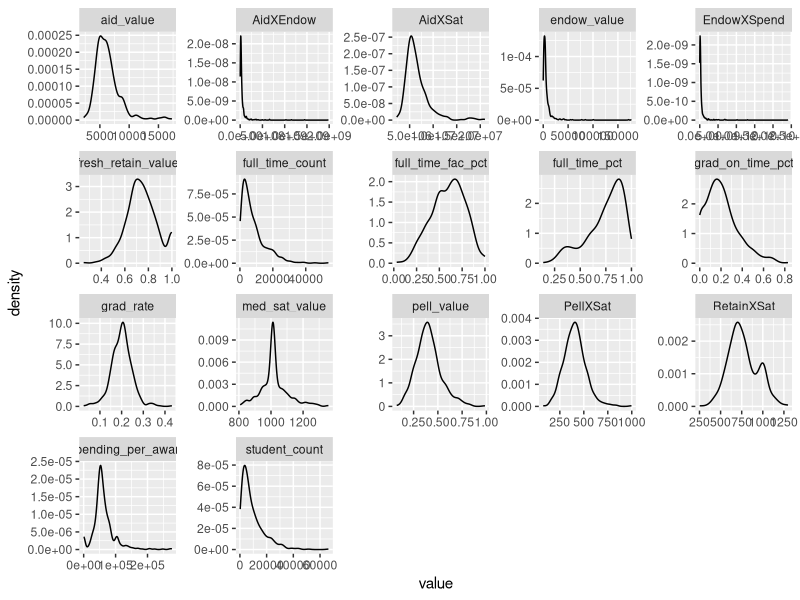

The R source for this figure:
## ---- chunk 1
knitr::opts_chunk$set(warning = FALSE, message = FALSE)
library(tidyverse)
## ---- chunk 2
library(readr)
institution_data <- read_csv(here::here("data/institution_data_explore_mc - institution_data.csv"))
## ---- chunk 3
nrow(institution_data)

institution_data <- institution_data %>% 
  filter(level == "4-year",
         funding == "Public",
         flagship_binary == 0)

nrow(institution_data)
## ---- chunk 4
bc_institution_data <- 
  institution_data %>% 
  select(institution_name,
         basic,
         grad_rate,
         student_count,
         spending_per_award,
         full_time_pct,
         full_time_count,
         med_sat_value,
         aid_value,
         endow_value,
         grad_on_time_pct, #ahh, i need to convert this to decimal as well.
         pell_value,
         fresh_retain_value,
         full_time_fac_pct) %>% 
  mutate(endow_value = as.integer(endow_value),
         med_sat_value = as.integer(med_sat_value),
         grad_on_time_pct = as.integer(grad_on_time_pct),
         grad_on_time_pct = grad_on_time_pct / 100)

head(bc_institution_data,5)
## ---- chunk 5
bc_institution_data$med_sat_value[is.na(bc_institution_data$med_sat_value)] <- 
  round(median(bc_institution_data$med_sat_value, na.rm = TRUE))

bc_institution_data$endow_value[is.na(bc_institution_data$endow_value)] <- 
  round(median(bc_institution_data$endow_value, na.rm = TRUE))

bc_institution_data$grad_on_time_pct[is.na(bc_institution_data$grad_on_time_pct)] <- 
  round(median(bc_institution_data$grad_on_time_pct, na.rm = TRUE))

bc_institution_data$fresh_retain_value[is.na(bc_institution_data$fresh_retain_value)] <- 
  round(median(bc_institution_data$fresh_retain_value, na.rm = TRUE))
## ---- chunk 6
bc_institution_data <- bc_institution_data %>% 
  mutate(#endow_value = as.integer(endow_value),            #moved these above.
         #med_sat_value = as.integer(med_sat_value),        #moved these above.
         #grad_on_time_pct = as.integer(grad_on_time_pct),  #moved these above.
         #grad_on_time_pct = grad_on_time_pct / 100,        #moved these above.
         EndowXSpend = endow_value * spending_per_award,
         PellXSat = med_sat_value	*	pell_value,
         RetainXSat = fresh_retain_value	*	med_sat_value,
         AidXSat = 	aid_value * med_sat_value,
         AidXEndow = endow_value	*	aid_value)

glimpse(bc_institution_data)
summary(bc_institution_data)
## ---- chunk 7
# just a quick exploration
bc_institution_data %>% 
  keep(is.numeric) %>% 
  gather(key = "key", value = "value") %>% 
  ggplot(aes(value)) +
    facet_wrap(~ key, scales = "free") +
    geom_density()
## ---- chunk 8
set.seed(310)
# borrowing code from: https://medium.com/@HollyEmblem/training-and-test-dataset-creation-with-dplyr-41d9aa7eab31 

# build an index column
bc_institution_data <- bc_institution_data %>% 
  mutate(id = row_number())

# make sure that worked
head(bc_institution_data$id)

# Create training set
train <- bc_institution_data %>% 
  sample_frac(.70)

# Create test set
test  <- anti_join(x = bc_institution_data, 
                   y = train, 
                   by = 'id')

# and double check that our 'customer' BC is in the test data
nrow(test)
test %>% 
  filter(institution_name == "Bellevue College")

# and triple check that our 'customer' isn't in the train data
nrow(train)
train %>% 
  filter(institution_name == "Bellevue College")
## ---- chunk 9
write_excel_csv(x = bc_institution_data,
                path = here::here("data/institution_data.csv"))

write_excel_csv(x = train,
                path = here::here("data/train_data.csv"))

write_excel_csv(x = test,
                path = here::here("data/test_data.csv"))
